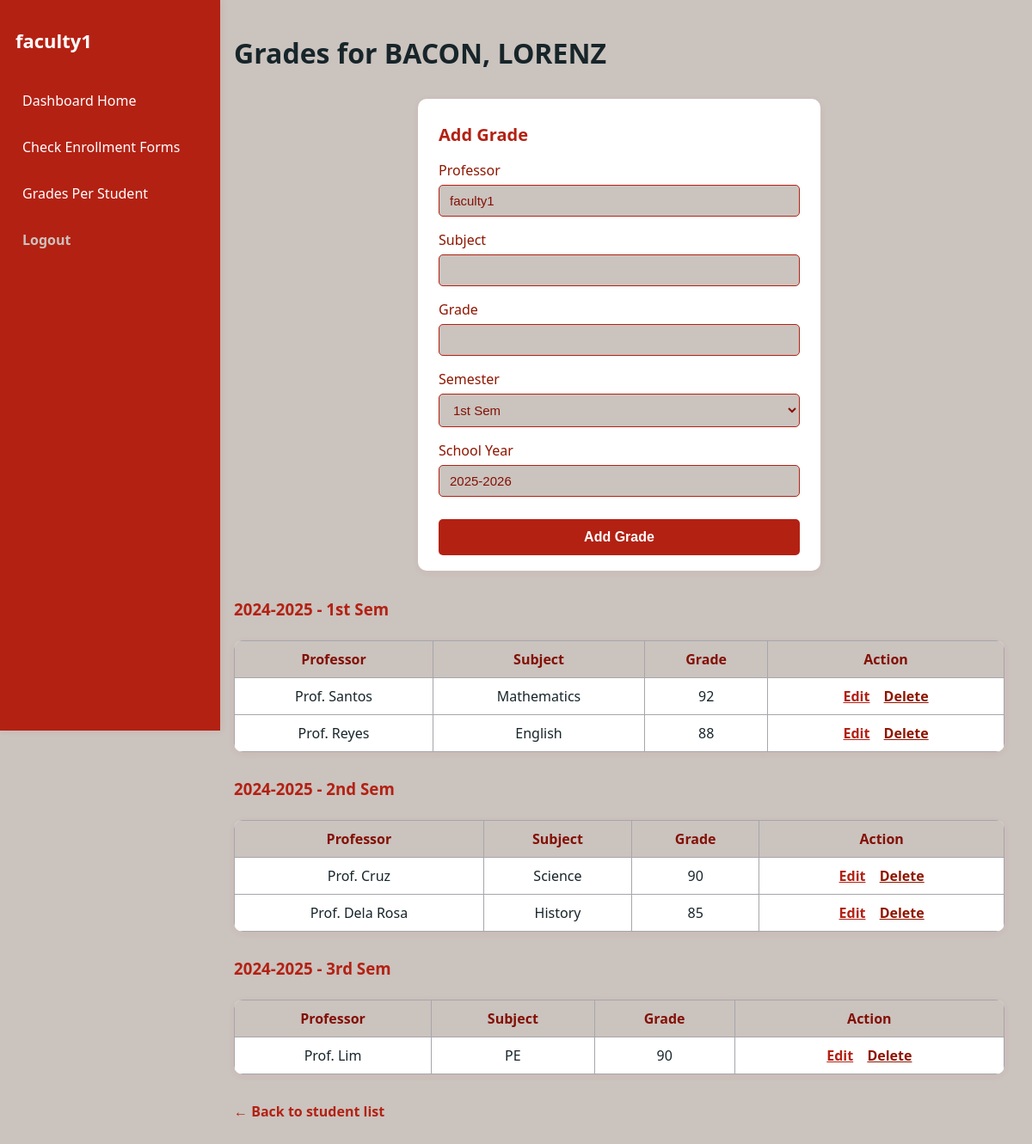
The app's page /faculty_view_grades.php?id=7 (signed in) with its own data.
### tables this page shows
CREATE TABLE `enrollmentform` (
  `enrollmentId` int(11) NOT NULL,
  `websiteId` int(11) NOT NULL,
  `firstName` varchar(100) NOT NULL,
  `lastName` varchar(100) NOT NULL,
  `birthdate` date NOT NULL,
  `sex` enum('M','F','N','') NOT NULL,
  `houseNo_streetName` varchar(255) NOT NULL,
  `baranggay` varchar(255) NOT NULL,
  `city` varchar(255) NOT NULL,
  `country` varchar(255) NOT NULL,
  `phoneNumber` varchar(13) NOT NULL,
  `course` varchar(255) NOT NULL,
  `semester` int(10) NOT NULL,
  `year` varchar(20) NOT NULL,
  `username` varchar(255) NOT NULL,
  `email` varchar(255) NOT NULL,
  `password` varchar(1000) NOT NULL,
  `status` enum('approved','pending','rejected','') NOT NULL DEFAULT 'pending'
);

CREATE TABLE `grades` (
  `gradeId` int(11) NOT NULL,
  `enrollmentId` int(11) NOT NULL,
  `professor` varchar(100) NOT NULL,
  `subject` varchar(100) NOT NULL,
  `grade` varchar(10) NOT NULL,
  `dateRecorded` datetime DEFAULT current_timestamp(),
  `semester` varchar(20) NOT NULL DEFAULT '1st Sem',
  `schoolYear` varchar(20) NOT NULL DEFAULT '2024-2025'
);

### faculty_view_grades.php (the view, shortened to what this page needs)
<?php
include_once 'db.php';
$enrollmentId = $_GET['id'] ?? null;
$stmt = $pdo->prepare("SELECT firstName, lastName FROM enrollmentForm WHERE enrollmentId = ?");
$stmt->execute([$enrollmentId]);
$student = $stmt->fetch(PDO::FETCH_ASSOC);
$stmt = $pdo->prepare("SELECT * FROM grades WHERE enrollmentId = ? ORDER BY schoolYear DESC, semester ASC");
$stmt->execute([$enrollmentId]);
$grades = $stmt->fetchAll(PDO::FETCH_ASSOC);
$grouped = [];
foreach ($grades as $row) {
    $key = $row['schoolYear'] . ' - ' . $row['semester'];
    $grouped[$key][] = $row;
}
$editGrade = null;
?>
<!DOCTYPE html>
<html lang="en">
<head>
    <link rel="stylesheet" href="styles.css">
</head>
<body>
    <div class="sidebar">
        <h2><?= htmlspecialchars($_SESSION['faculty_name']) ?></h2>
        <a href="faculty_dashboard.php">Dashboard Home</a>
        <a href="faculty_enrollments.php">Check Enrollment Forms</a>
        <a href="faculty_grades.php">Grades Per Student</a>
        <a href="logout.php" class="logout">Logout</a>
    </div>
    <div class="main-content">
        <h1 style="margin-top:0;">Grades for <?= htmlspecialchars($student['lastName'] . ', ' . $student['firstName']) ?></h1>
        <div class="form-container">
            <h2><?= $editGrade ? 'Edit Grade' : 'Add Grade' ?></h2>
            <form method="POST">
                <label>Professor</label>
                <input type="text" name="professor" value="<?= htmlspecialchars($editGrade['professor'] ?? $_SESSION['faculty_name']) ?>" required>
                <label>Subject</label>
                <input type="text" name="subject" value="<?= htmlspecialchars($editGrade['subject'] ?? '') ?>" required>
                <label>Grade</label>
                <input type="number" name="grade" value="<?= htmlspecialchars($editGrade['grade'] ?? '') ?>" required>
                <label>Semester</label>
                <select name="semester" required>
                    <?php
                    $semesters = ['1st Sem', '2nd Sem', '3rd Sem'];
                    foreach ($semesters as $sem):
                    ?>
                        <option value="<?= $sem ?>" <?= (isset($editGrade['semester']) && $editGrade['semester'] == $sem) ? 'selected' : '' ?>>
                            <?= $sem ?>
                        </option>
                    <?php endforeach; ?>
                </select>
                <label>School Year</label>
                <input type="text" name="schoolYear" value="<?= htmlspecialchars($editGrade['schoolYear'] ?? date('Y') . '-' . (date('Y')+1)) ?>" required>
                <button type="submit"><?= $editGrade ? 'Update' : 'Add' ?> Grade</button>
            </form>
        </div>
        <div class="grades-section">
        <?php if ($grades): ?>
            <?php foreach ($grouped as $group => $rows): ?>
                <h3 style="margin-top:30px; color:#B32113;"><?= htmlspecialchars($group) ?></h3>
                <table>
                    <tr>
                        <th>Professor</th>
                        <th>Subject</th>
                        <th>Grade</th>
                        <th>Action</th>
                    </tr>
                    <?php foreach ($rows as $row): ?>
                        <tr>
                            <td><?= htmlspecialchars($row['professor']) ?></td>
                            <td><?= htmlspecialchars($row['subject']) ?></td>
                            <td><?= htmlspecialchars($row['grade']) ?></td>
                            <td>
                                <a class="edit-link" href="faculty_view_grades.php?id=<?= $enrollmentId ?>&edit=<?= $row['gradeId'] ?>">Edit</a>
                                <a class="delete-link" href="faculty_view_grades.php?id=<?= $enrollmentId ?>&delete=<?= $row['gradeId'] ?>" onclick="return confirm('Delete this grade?');">Delete</a>
                            </td>
                        </tr>
                    <?php endforeach; ?>
                </table>
            <?php endforeach; ?>
        <?php else: ?>
            <div style="margin-top:24px;">No grades available.</div>
        <?php endif; ?>
        </div>
        <a class="back-link" href="faculty_grades.php">&larr; Back to student list</a>
    </div>
</body>
</html>

### styles.css (style rules this page uses)
body { background: #DEF2F1; color: #17252A; }
.form-container { background: #FEFFFF; max-width: 500px; margin: 32px auto; padding: 32px 28px 24px 28px; border-radius: 10px; box-shadow: 0 4px 24px rgba(42,122,120,0.08); }
.form-container label { display: block; margin-bottom: 6px; color: #2B7A78; font-weight: 500; }
.form-container input[type="text"], .form-container input[type="number"], .form-container input[type="color"], .form-container input[type="file"], .form-container input[type="password"], .form-container input[type="email"], .form-container select, .form-container textarea { width: 100%; padding: 10px 12px; margin-bottom: 16px; border: 1px solid #3AAFA9; border-radius: 5px; font-size: 15px; background: #FEFFFF; transition: border-color 0.2s; }
.form-container button, .form-container input[type="submit"] { width: 100%; padding: 12px; background: #2B7A78; color: #FEFFFF; border: none; border-radius: 5px; font-size: 16px; font-weight: bold; cursor: pointer; transition: background 0.2s; margin-top: 10px; }

### faculty_view_grades.php (style rules this page uses)
body { margin: 0; background: #CBC3BE; font-family: 'Segoe UI', Arial, sans-serif; }
.sidebar { width: 220px; height: 100vh; background: #B32113; color: #fff; position: fixed; left: 0; top: 0; display: flex; flex-direction: column; align-items: flex-start; padding: 32px 18px 18px 18px; box-shadow: 2px 0 8px rgba(179,33,19,0.08); }
.sidebar h2 { margin: 0 0 32px 0; font-size: 22px; font-weight: bold; color: #fff; }
.sidebar a { display: block; width: 100%; background: none; border: none; color: #fff; text-align: left; padding: 12px 0 12px 8px; font-size: 16px; font-weight: 500; margin-bottom: 8px; border-radius: 5px; cursor: pointer; transition: background 0.2s, color 0.2s; text-decoration: none; }
.sidebar a.logout { color: #CBC3BE; font-weight: bold; }
.main-content { margin-left: 240px; padding: 40px 32px; min-height: 100vh; }
.form-container { background: #fff; padding: 28px 24px 18px 24px; border-radius: 10px; margin-bottom: 32px; box-shadow: 0 2px 8px rgba(179,33,19,0.06); max-width: 420px; }
.form-container h2 { margin-top: 0; color: #B32113; font-size: 20px; }
.form-container label { display: block; margin-bottom: 6px; color: #8F1600; font-weight: 500; }
.form-container input[type="text"], .form-container input[type="number"], .form-container select { width: 100%; padding: 9px 12px; margin-bottom: 16px; border: 1.5px solid #B32113; border-radius: 5px; font-size: 15px; background: #CBC3BE; color: #831005; transition: border-color 0.2s, background 0.2s; box-sizing: border-box; }
.form-container button[type="submit"] { width: 100%; padding: 12px; background: #B32113; color: #fff; border: none; border-radius: 5px; font-size: 16px; font-weight: bold; cursor: pointer; transition: background 0.2s; margin-top: 10px; }
.grades-section { max-width: 900px; }
table { width: 100%; border-collapse: collapse; margin-top: 24px; background: #fff; border-radius: 10px; overflow: hidden; box-shadow: 0 2px 8px rgba(179,33,19,0.06); }
th, td { border: 1px solid #A6A6AB; padding: 10px; text-align: center; }
th { background: #CBC3BE; color: #831005; font-weight: bold; }
.edit-link, .delete-link { color: #B32113; text-decoration: underline; cursor: pointer; margin: 0 6px; font-weight: bold; }
.delete-link { color: #8F1600; }
.back-link { display: inline-block; margin-top: 32px; color: #B32113; text-decoration: none; font-weight: bold; }

### records on screen
enrollmentform: lastName+firstName "BACON, LORENZ"
grades: professor "Prof. Santos", subject "Mathematics", grade "92"
grades: professor "Prof. Reyes", subject "English", grade "88"
grades: professor "Prof. Cruz", subject "Science", grade "90"
grades: professor "Prof. Dela Rosa", subject "History", grade "85"
grades: professor "Prof. Lim", subject "PE", grade "90"

### other values on screen
$_SESSION['faculty_name'] "faculty1"
$group "2024-2025 - 1st Sem"
$group "2024-2025 - 2nd Sem"
$group "2024-2025 - 3rd Sem"
form field semester "1st Sem"
